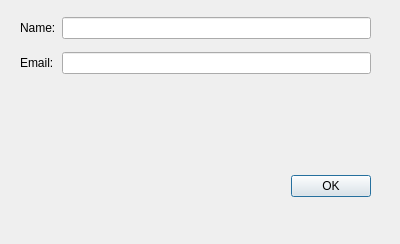
<?xml version="1.0" encoding="UTF-8"?>
<ui version="4.0">
 <class>AddDialog</class>
 <widget class="QDialog" name="AddDialog">
  <property name="geometry">
   <rect>
    <x>0</x>
    <y>0</y>
    <width>400</width>
    <height>244</height>
   </rect>
  </property>
  <property name="windowTitle">
   <string>Dialog</string>
  </property>
  <widget class="QWidget" name="layoutWidget">
   <property name="geometry">
    <rect>
     <x>20</x>
     <y>170</y>
     <width>351</width>
     <height>33</height>
    </rect>
   </property>
   <layout class="QHBoxLayout">
    <property name="spacing">
     <number>6</number>
    </property>
    <property name="leftMargin">
     <number>0</number>
    </property>
    <property name="topMargin">
     <number>0</number>
    </property>
    <property name="rightMargin">
     <number>0</number>
    </property>
    <property name="bottomMargin">
     <number>0</number>
    </property>
    <item>
     <spacer>
      <property name="orientation">
       <enum>Qt::Horizontal</enum>
      </property>
      <property name="sizeHint" stdset="0">
       <size>
        <width>131</width>
        <height>31</height>
       </size>
      </property>
     </spacer>
    </item>
    <item>
     <widget class="QPushButton" name="okButton">
      <property name="text">
       <string>OK</string>
      </property>
     </widget>
    </item>
   </layout>
  </widget>
  <widget class="QWidget" name="">
   <property name="geometry">
    <rect>
     <x>20</x>
     <y>10</y>
     <width>351</width>
     <height>71</height>
    </rect>
   </property>
   <layout class="QGridLayout" name="gridLayout">
    <item row="0" column="0">
     <widget class="QLabel" name="label">
      <property name="text">
       <string>Name:</string>
      </property>
     </widget>
    </item>
    <item row="0" column="1">
     <widget class="QLineEdit" name="lineEdit"/>
    </item>
    <item row="1" column="0">
     <widget class="QLabel" name="label_2">
      <property name="text">
       <string>Email:</string>
      </property>
     </widget>
    </item>
    <item row="1" column="1">
     <widget class="QLineEdit" name="lineEdit_2"/>
    </item>
   </layout>
  </widget>
 </widget>
 <resources/>
 <connections>
  <connection>
   <sender>okButton</sender>
   <signal>clicked()</signal>
   <receiver>AddDialog</receiver>
   <slot>accept()</slot>
   <hints>
    <hint type="sourcelabel">
     <x>278</x>
     <y>253</y>
    </hint>
    <hint type="destinationlabel">
     <x>96</x>
     <y>254</y>
    </hint>
   </hints>
  </connection>
 </connections>
</ui>
